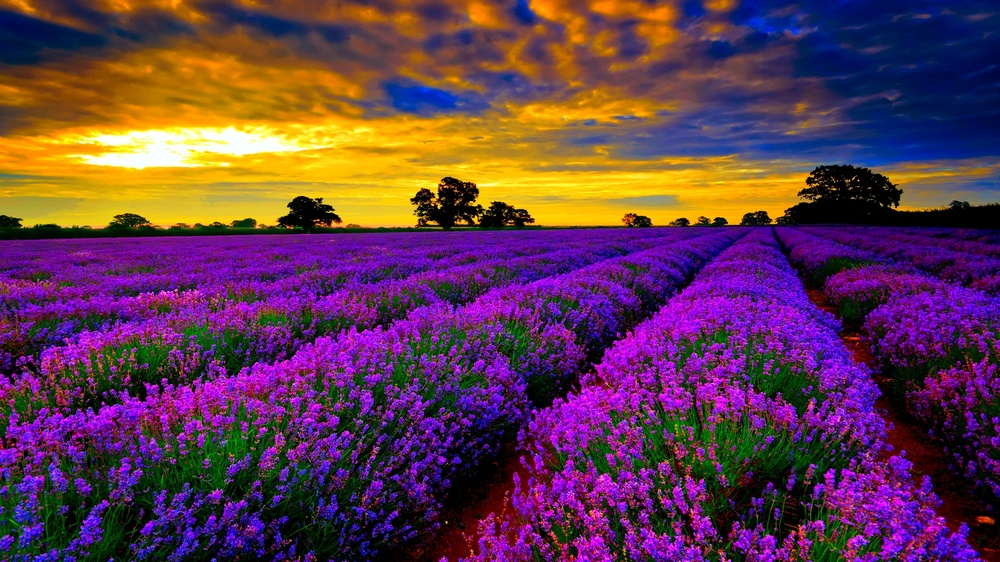
#> input picture opencv_projects/Chapter 10/images/Colorful_wallpaper_005.jpg, 1000 x 562 px, shrunk from 1920 x 1080 before the run
$ python translating.py '../../Chapter 10/images/Colorful_wallpaper_005.jpg'
#> lines starting #> are read from the running program, lines starting #| are printed output that depends on the picture
import cv2
import argparse
import numpy as np

parser = argparse.ArgumentParser()

parser.add_argument("image_path", help="path to the image")

args = parser.parse_args()

image = cv2.imread(args.image_path)
#> image is the input picture: shape (562, 1000, 3); mean B, G, R 77.2, 56.3, 97.5

height, width = image.shape[:2]
#> height = 562; width = 1000

M = np.float32([[1, 0, 200],[0, 1, 30]])
dst_image = cv2.warpAffine(image, M, (width, height))
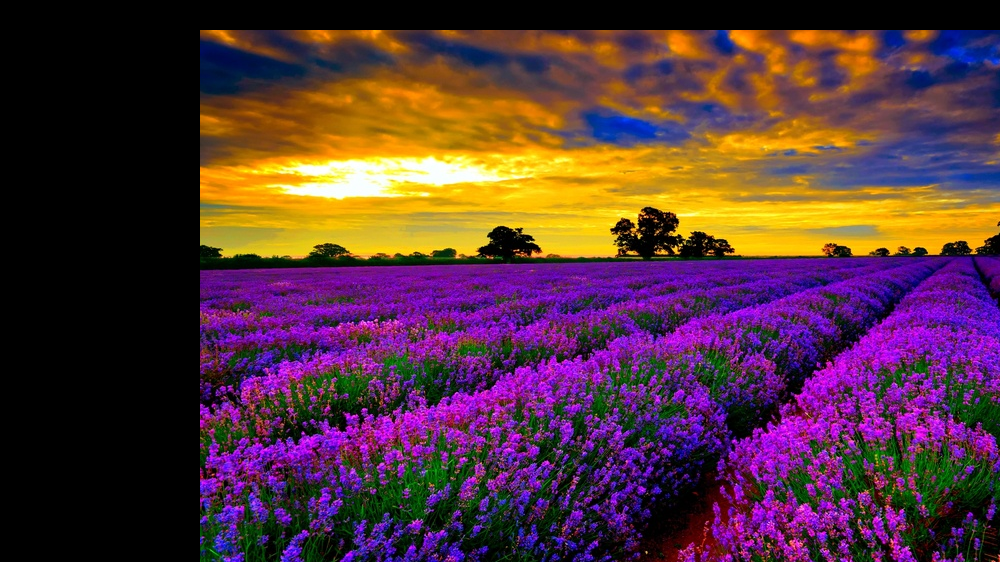
#> dst_image: shape (562, 1000, 3); mean B, G, R 57.7, 50.4, 84.9

cv2.imshow("new image", dst_image)
cv2.waitKey(0)
